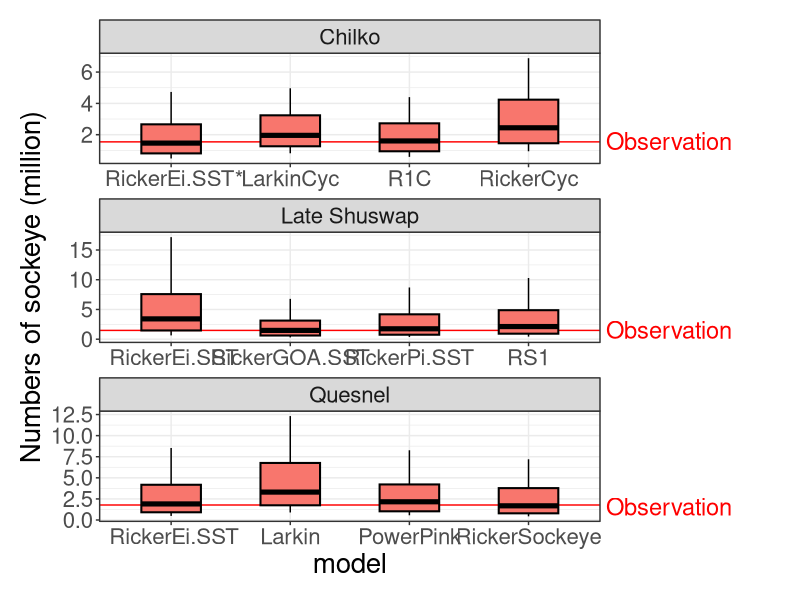
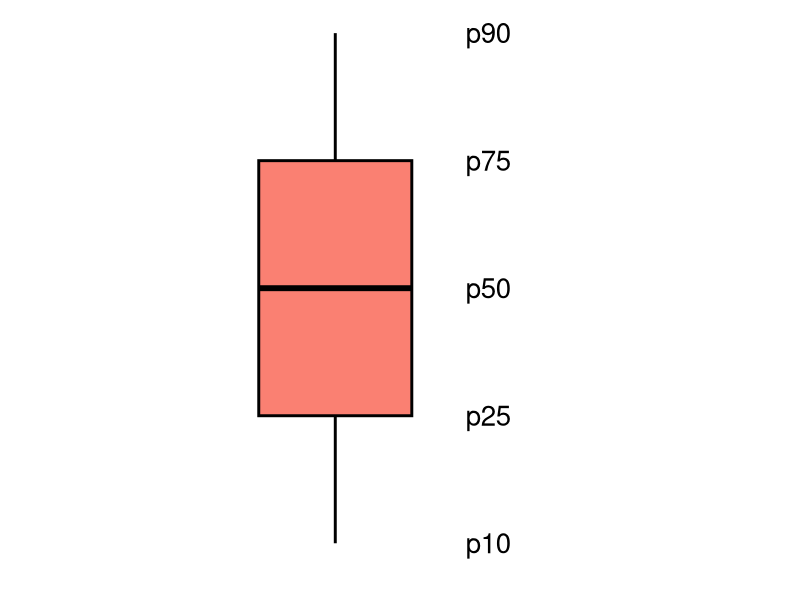
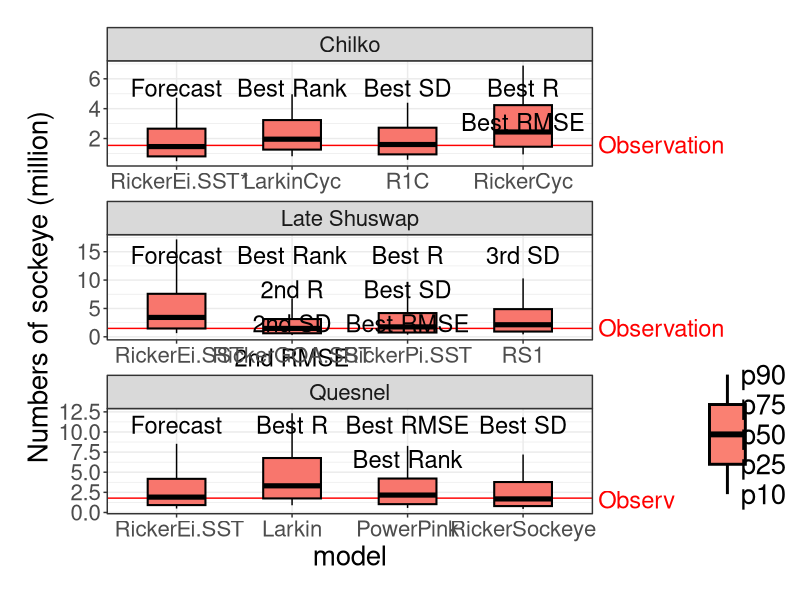

The R script that drew these images, in order: (Note: this script raises an error after producing the figures.)
## This program is used to make plot to compare obs with fc models
## questions about this code contract Yi Xu, yi.xu2@dfo-mpo.gc.ca
rm(list=ls())
#setwd("C:/DFO-MPO/Work/Sockeye_paper/code") #set up your own directory that include all the updated env files

library(tidyverse)
library(ggplot2)
library(patchwork)
#library(grid)
data <- read_csv("../data/selected_models_comparison_2022.csv")
data$model[10:12]<-c(" RickerEi.SST*"," RickerEi.SST"," RickerEi.SST")

p<-ggplot(data, aes(x= model, y = p50/1e6,width=0.5)) +
  geom_linerange(aes(ymin = p10/1e6, ymax = p90/1e6)) +
  geom_hline(aes(yintercept = obs/1e6),col = "red")+
  geom_crossbar(aes(ymin = p25/1e6,ymax = p75/1e6,fill= "white"),size = 0.7) +
  annotate(geom = "text",x = 4.65,y = 1.6,label="Observation",col = "red",hjust = 0,size = 6)+
  coord_cartesian(xlim = c(1,4),clip = 'off')+
  facet_wrap(~pop, ncol = 1, scales = "free") +
  ylab("Numbers of sockeye (million)")+
  theme_bw()+
  theme(text = element_text(size = 20),legend.position = "none",
        plot.margin = unit(c(1,10,1,1), "lines")) 
p

set.seed(100)
data_random <- data.frame(name = "text",y = sample(500))
legend_plot <- ggplot()+
  geom_boxplot(data = data_random, aes(x = name, y = y),
               fill="salmon",fatten = 2,lwd = 1, width = 1,col = "black") +
  geom_text(aes(x = rep(2,5),y = c(1,125.75,250.5,375.25,500),
                label = c("p10","p25","p50","p75","p90")),size = 7)+
  xlab("")+ylab("")+ 
  theme(axis.text = element_blank(),
        axis.ticks = element_blank(),
        panel.grid = element_blank(),
        panel.background = element_blank(),
        aspect.ratio = 5/3) +
  coord_cartesian(xlim = c(1,2),clip = 'off')
  
legend_plot

string_want <-c("Forecast","Best Rank","Best SD","Best R\nBest RMSE",            
                "Forecast","Best R","Best RMSE\nBest Rank" ,"Best SD",
                "Forecast","Best Rank\n2nd R\n2nd SD\n2nd RMSE", "Best R\nBest SD\nBest RMSE","3rd SD")  
dat_text <- data.frame(
  label = string_want,#data$justification[c(3,1,2,9,8,7,4,6,5)],
  pop   = rep(c("Chilko","Quesnel","Late Shuswap"),each = 4),
  x     = c(rep(1:4,3)),
  y     = c(rep(c(6,12,16),each = 4)))
p_text <- geom_text(data = dat_text,mapping = aes(x = x, y= y, label = label), vjust = 1,size = 6)
p + p_text +inset_element(legend_plot, left = 0.85, bottom = 0.1, right = 1, top = 0.4, align_to = 'full')
ggsave("../plot/plot_obs_fc.png",w = 12, h = 11)

